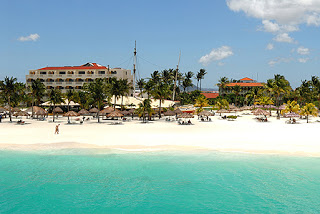
#> input picture data/beach.bmp, 320 x 214 px
$ python kmeans_imagecompression.py
#> lines starting #> are read from the running program, lines starting #| are printed output that depends on the picture
# -*- coding: utf-8 -*-
"""
Created on Sat Jan 23 15:23:35 2021

@author: ktlco
"""

import numpy as np
import matplotlib.pyplot as plt
from scipy.sparse import csc_matrix
import time


def reshape_image(img):
    shp = img.shape
    r = shp[0]
    c = shp[1]
    z = shp[2]
    new_rows = r*c
    new_cols = z
    return np.reshape(img, (new_rows, new_cols))

def compress_image(img, k):
    start_time = time.time()
    shape = img.shape
    rows = shape[0]
    cols = shape[1]
    # step 1: choose initial clusters
    new_c = img[np.random.randint(0, rows, k), :]
    c = new_c+1

    # this is used to answer question 2 part b - what if we intentionally choose bad initial centroids
    # bad_c
    # new_c = np.array([[0,0,0], [255, 255, 255]])
    # new_c = np.array([[0,0,0], [1,1,1], [254, 254, 254], [255, 255, 255]])
    # new_c = np.array([[0,0,0], [1,1,1], [2,2,2], [3,3,3], [252,252,252], [253,253,253], [254, 254, 254], [255, 255, 255]])
    # new_c = np.array([[0,0,0], [1,1,1], [2,2,2], [3,3,3], [4,4,4], [5,5,5], [6,6,6], [7,7,7], [248, 248, 248], [249, 249, 249], [250, 250, 250], [251,251,251], [252,252,252], [253,253,253], [254, 254, 254], [255, 255, 255]])


    # set up iteration loop
    iter = 1
    while not np.array_equal(c, new_c):
        print("--iteration %d" % iter)
        c = new_c
        # calculate distances from clusters
        diffs = np.array([], dtype=np.float32).reshape(rows, 0)
        for i in range(0, k):
            tmp = np.sqrt(np.sum(np.square(img - c[i]), axis=1)).reshape(rows, 1)
            diffs = np.concatenate([diffs, tmp], axis=1)

        # assign each point to smallest distance cluster
        l = np.argmin(diffs, axis=1)
        labels = l.reshape(rows, 1)

        # create data assignment matrix - taken from demo code
        P = csc_matrix((np.ones(rows), (np.arange(0, rows, 1), l)), shape=(rows, k))
        count = P.sum(axis=0)

        # recalculate centroids
        # formula taken from demo code
        new_c = np.array(P.T.dot(img).T / count).T
        iter+=1

    print("--- %.3f seconds ---" % (time.time() - start_time))
    return (labels, new_c)

def display_image(labels, centroids, original_r, original_c):
    shp = labels.shape
    rows = shp[0]
    idx = labels.reshape(rows,)
    img = centroids[idx].reshape(original_r, original_c, 3)
    plt.imshow(img.astype(np.uint8))
    return img.astype(np.uint8)

test_k = [2,4,8,16]

beach_image = plt.imread("data/beach.bmp").astype(np.float32)
original_r = beach_image.shape[0]
#> original_r = 214
original_c = beach_image.shape[1]
#> original_c = 320
beach = reshape_image(beach_image)
for k in test_k:
    (labels, centroids) = compress_image(beach, k)
    new_img = display_image(labels, centroids, original_r, original_c)
    plt.imsave("data/beach_" + str(k) + ".png", new_img)
#> this loop made 4 passes
#> centroids on pass 1: [[107, 153.5, 154.1], [231, 234.7, 221.7]]
#> pass 1, in display_image, `img = centroids[idx].reshape(original_r, original_c, 3)`:
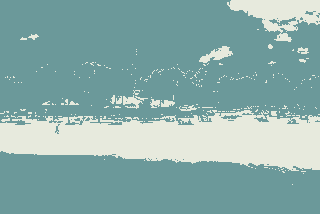
#> img: shape (214, 320, 3) float64; mean of channels 0, 1, 2 136.9, 173.1, 170.4; drawn as R, G, B
#> pass 2, in display_image (call 2), `img = centroids[idx].reshape(original_r, original_c, 3)`:
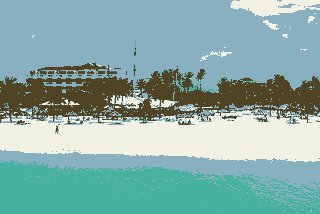
#> img: shape (214, 320, 3) float64; mean of channels 0, 1, 2 136.9, 173.1, 170.4; drawn as R, G, B
#> `# plt.imsave("data/beach_bad_" + str(k) + ".png", new_img)`:
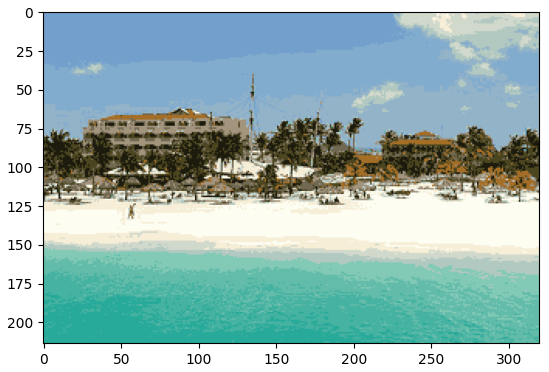
#> figure drawn by matplotlib, 1 panel

# [27 lines of commented-out code are left out]
